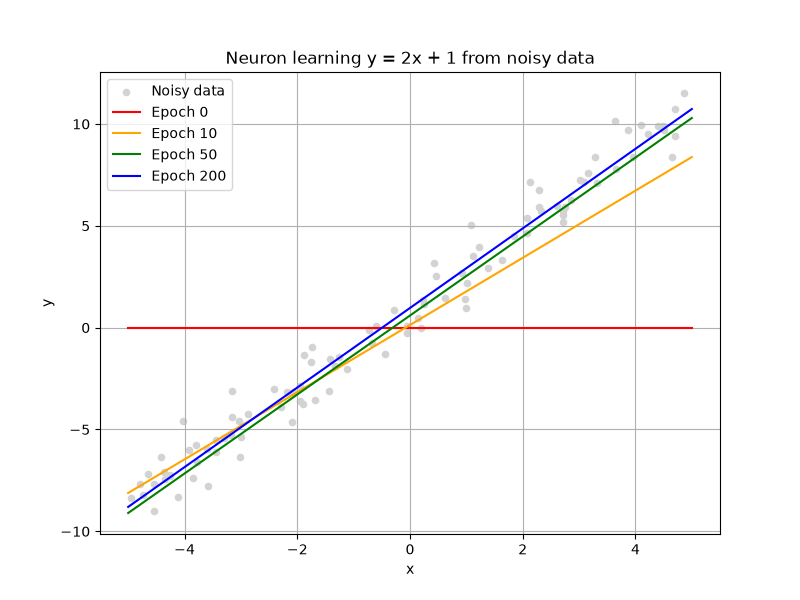

Generate this figure with Python:
import numpy as np
import matplotlib.pyplot as plt

np.random.seed(42)  # reproducible noise

# --- Generate data ---
X = np.random.uniform(-5, 5, 100)
noise = np.random.normal(0, 1, 100)
y = 2 * X + 1 + noise

# --- Neuron: linear activation ---
def predict(X, w, b):
    return w * X + b

def mse_loss(y_pred, y_true):
    return np.mean((y_pred - y_true) ** 2)

# --- Training setup ---
w, b = 0.0, 0.0   # start from scratch, network knows nothing
lr = 0.01
epochs = 200
snapshots = {}   # store (w, b) at chosen epochs

for epoch in range(epochs + 1):
    y_pred = predict(X, w, b)

    if epoch in [0, 10, 50, 200]:
        snapshots[epoch] = (w, b)
        loss = mse_loss(y_pred, y)
        print(f"Epoch {epoch}: w={w:.3f}, b={b:.3f}, loss={loss:.3f}")

    # Gradients
    dw = np.mean(2 * (y_pred - y) * X)
    db = np.mean(2 * (y_pred - y))

    # Update
    w -= lr * dw
    b -= lr * db

# --- Plot ---
plt.figure(figsize=(8, 6))
plt.scatter(X, y, color='lightgray', label='Noisy data', s=20)

x_line = np.linspace(-5, 5, 100)
colors = {0: 'red', 10: 'orange', 50: 'green', 200: 'blue'}

for epoch, (w_snap, b_snap) in snapshots.items():
    y_line = predict(x_line, w_snap, b_snap)
    plt.plot(x_line, y_line, color=colors[epoch], label=f'Epoch {epoch}')

plt.legend()
plt.xlabel("x")
plt.ylabel("y")
plt.title("Neuron learning y = 2x + 1 from noisy data")
plt.grid(True)
plt.savefig("day07_linear_regression.png")
plt.show()
